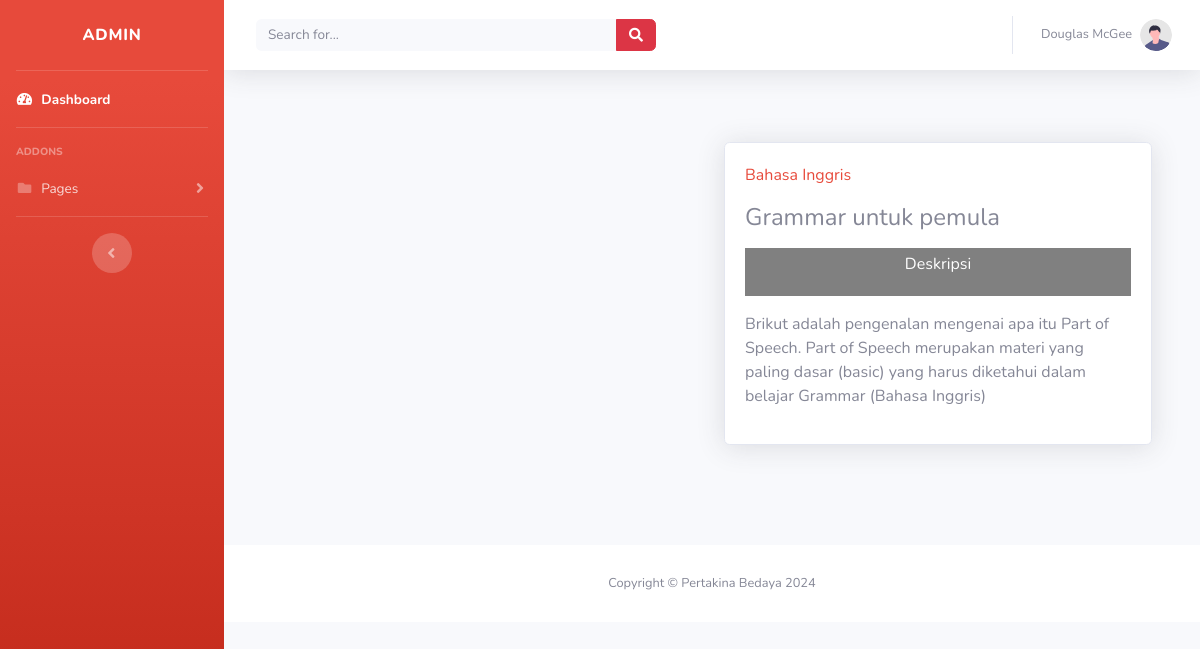
The app's page /Admin/show.php?id=1 with its own data.
### tables this page shows
CREATE TABLE `vidio` (
  `id_vidio` int NOT NULL,
  `judul_vidio` varchar(50) NOT NULL,
  `img_thumbnail` blob,
  `url_vidio` varchar(200) NOT NULL,
  `durasi_vidio` varchar(20) NOT NULL,
  `deskripsi_vidio` varchar(1000) NOT NULL,
  `sinopsis_vidio` varchar(500) NOT NULL,
  `kategori_video` varchar(40) NOT NULL
);

### Admin/show.php (the view, shortened to what this page needs)
<?php require "include/head.php"; ?>
<?php require "include/nav.php"; ?>
<div class="container-fluid">
    <div class="container py-5 my-3 px-4">
        <div class="row">
            <?php
            if(isset($_GET['id'])) {
                $id_video = $_GET['id'];
                $sql_video = "SELECT * FROM vidio WHERE id_vidio = $id_video";
                $result_video = $connect->query($sql_video);
                if ($result_video->num_rows > 0) {
                    $row_video = $result_video->fetch_assoc();
                    $url_video = $row_video['url_vidio'];
            ?>
            <div class="col-12 col-md-6 pb-4">
                <iframe
                    class="vidio-course"
                    width="500"
                    height="315"
                    src="<?php echo $url_video; ?>"
                    title="Video player"
                    frameborder="0"
                    allow="accelerometer; autoplay; clipboard-write; encrypted-media; gyroscope; picture-in-picture; web-share"
                    allowfullscreen></iframe>
            </div>
            <div class="col-12 col-md-6">
                <div class="card shadow">
                    <div class="card-body">
                        <p class="text-danger fw-bold"><?php echo $row_video['kategori_video']; ?></p>
                        <h4><?php echo $row_video['judul_vidio']; ?></h4>
                        <div style="background-color: grey" class="py-1 my-3">
                            <p style="color: #fff" class="fs-5 text-center">
                                Deskripsi
                            </p>
                        </div>
                        <p class="deskripsi-vidio">
                            <?php echo $row_video['deskripsi_vidio']; ?>
                        </p>
                    </div>
                </div>
            </div>
            <?php
                } else {
                    echo "<div class='col-12'>Video tidak ditemukan.</div>";
                }
            } else {
                echo "<div class='col-12'>ID video tidak diberikan.</div>";
            }
            ?>
        </div>
    </div>
</div>
<footer class="sticky-footer bg-white">
  <div class="container my-auto">
    <div class="copyright text-center my-auto">
      <span>Copyright &copy; Pertakina Bedaya 2024</span>
    </div>
  </div>
</footer>
</div>
</div>
</body>
</html>

### records on screen
vidio: kategori_video "Bahasa Inggris", judul_vidio "Grammar untuk pemula", deskripsi_vidio "Brikut adalah pengenalan mengenai apa itu Part of Speech. Part of Speech merupakan materi yang paling dasar (basic) yang harus diketahui dalam belajar Grammar (Bahasa Inggris)"
